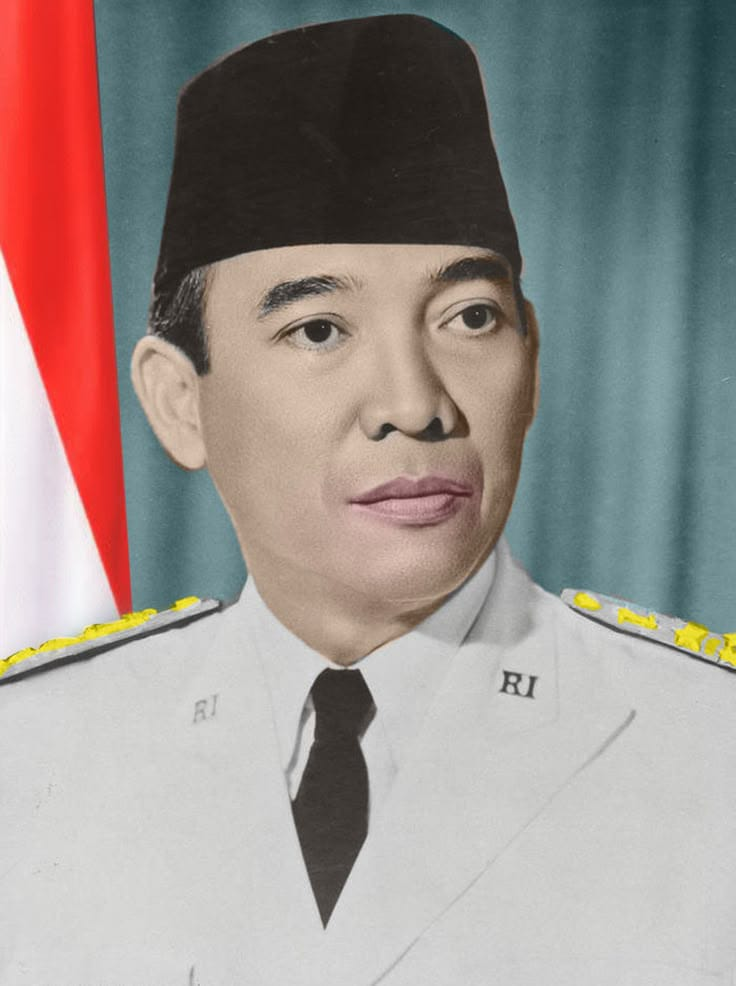
#> input picture Pengolahan Citra Digital/tugas-1/soekarno.jpeg, 736 x 986 px
$ jupyter execute pcd.ipynb
#> lines starting #> are read from the running program, lines starting #| are printed output that depends on the picture
# Praktikum Pengolahan Citra Digital

Operasi Grayscale, Image Addition, dan Image Subtraction menggunakan OpenCV

[cell 1]
import cv2 as cv
import numpy as np

## Membaca Gambar dan Konversi ke Grayscale

[cell 2]
img_soekarno = cv.imread("soekarno.jpeg")
#> img_soekarno is the input picture: shape (986, 736, 3); mean B, G, R 140.5, 144.2, 153.9
img_hatta = cv.imread("hatta.jpeg")
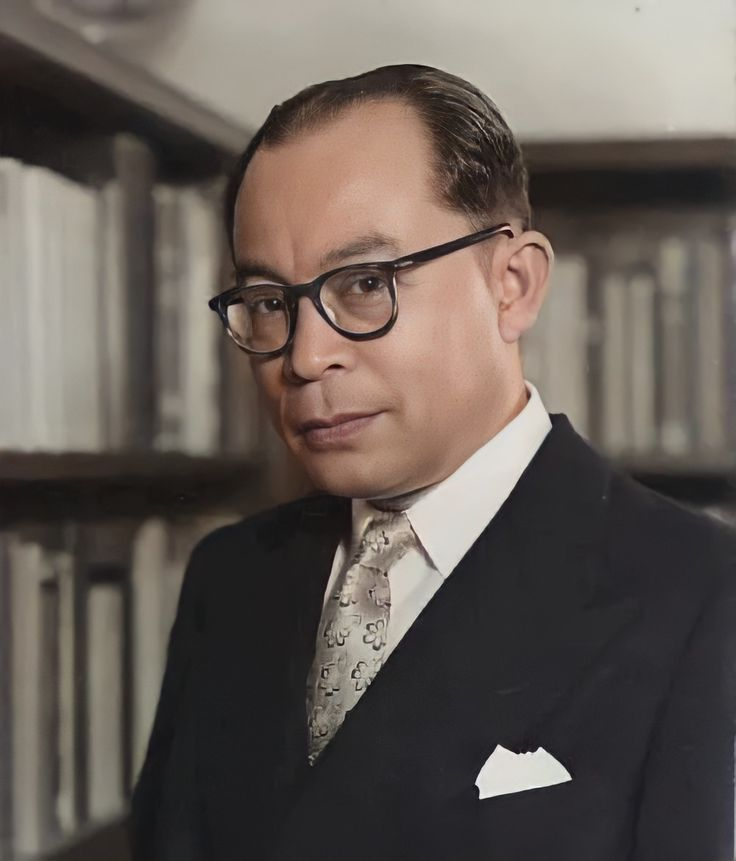
#> input picture Pengolahan Citra Digital/tugas-1/hatta.jpeg, 736 x 861 px
#> img_hatta is the input picture: shape (861, 736, 3); mean B, G, R 85.7, 91.9, 100.9

gray_soekarno = cv.cvtColor(img_soekarno, cv.COLOR_BGR2GRAY)
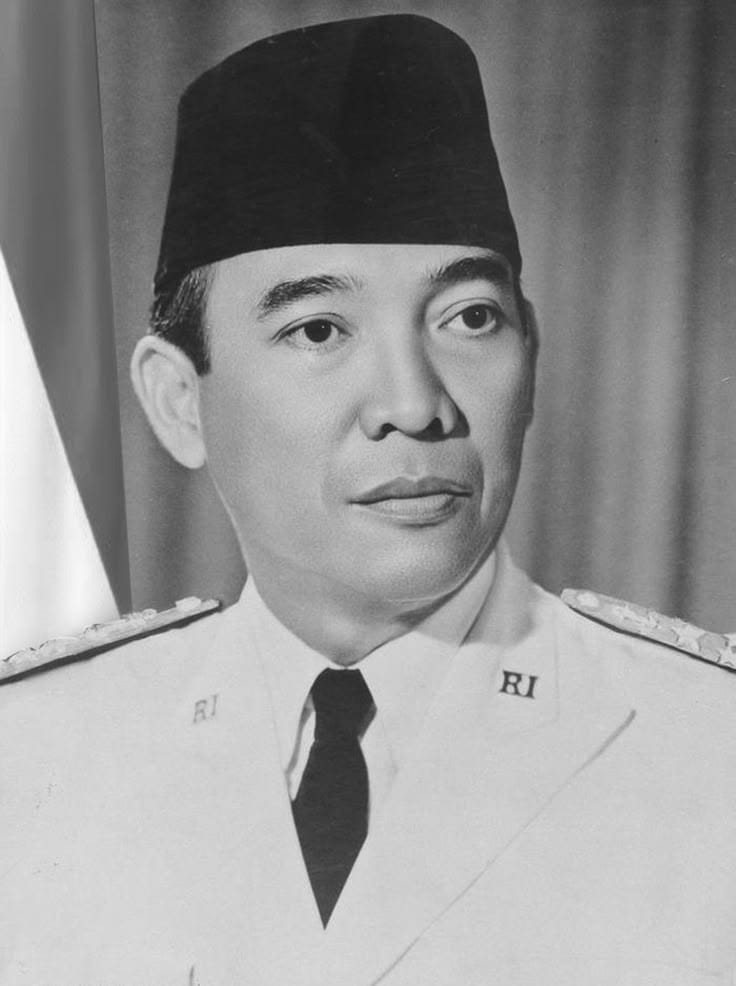
#> gray_soekarno: shape (986, 736); min 25, max 252, mean 146.8
gray_hatta = cv.cvtColor(img_hatta, cv.COLOR_BGR2GRAY)
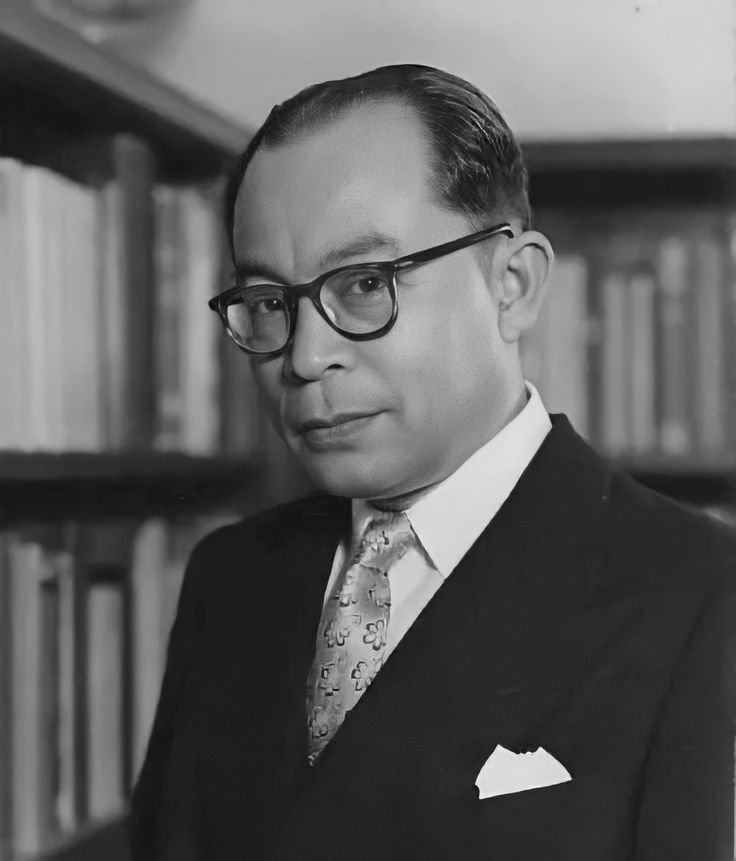
#> gray_hatta: shape (861, 736); min 2, max 252, mean 93.9

## Menyesuaikan Ukuran Gambar

[cell 3]
h1, w1 = gray_soekarno.shape
#> h1 = 986; w1 = 736
h2, w2 = gray_hatta.shape
#> h2 = 861; w2 = 736

min_h = min(h1, h2)
#> min_h = 861
min_w = min(w1, w2)
#> min_w = 736

gray_soekarno = gray_soekarno[0:min_h, 0:min_w]
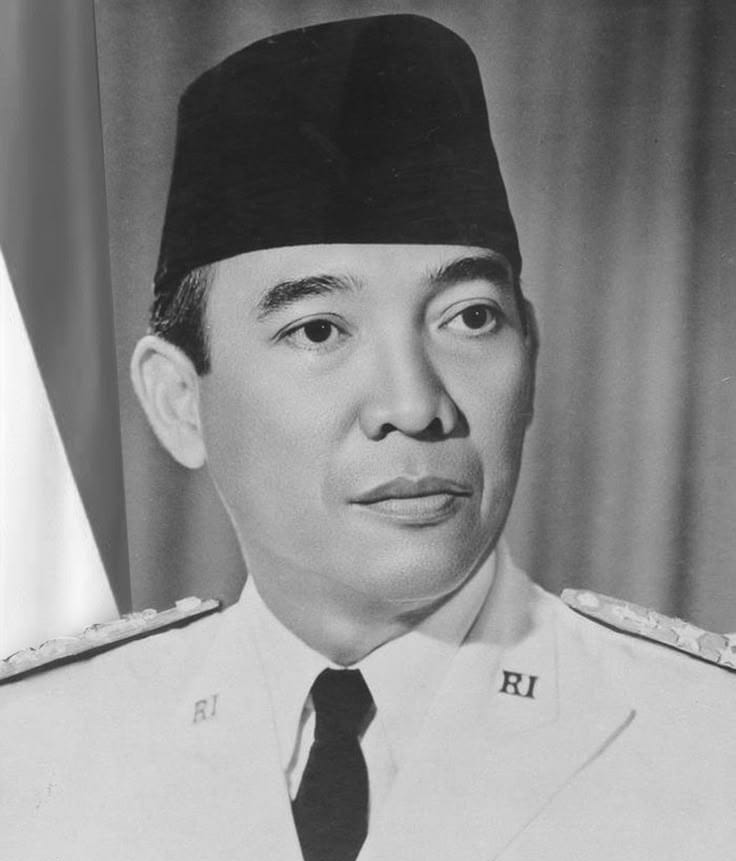
#> gray_soekarno: shape (861, 736); min 25, max 252, mean 138.1
gray_hatta = gray_hatta[0:min_h, 0:min_w]

## Image Addition dan Image Subtraction

[cell 4]
image_addition = cv.add(gray_soekarno, gray_hatta)
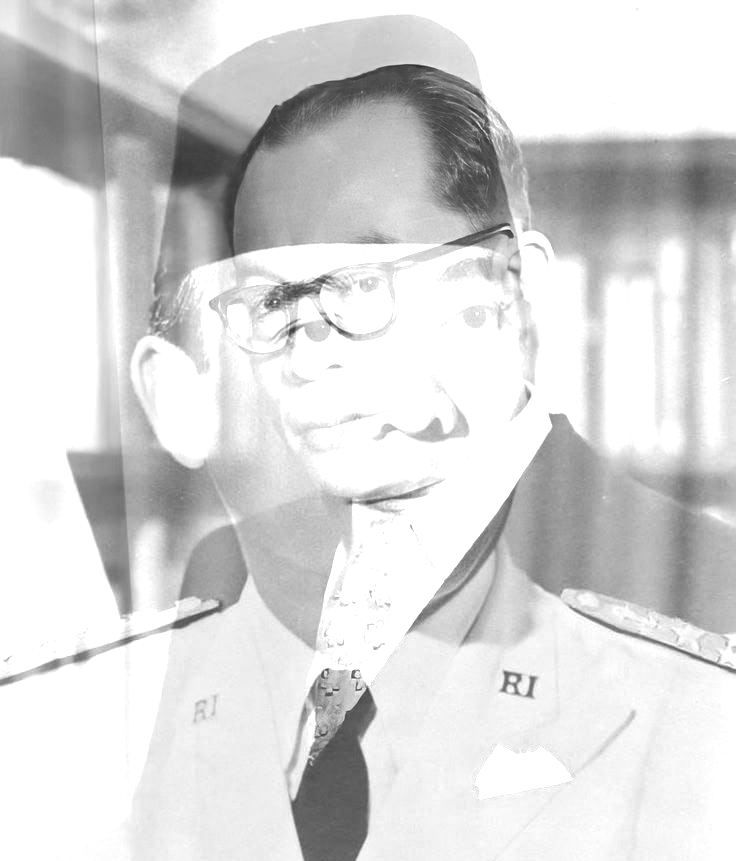
#> image_addition: shape (861, 736); min 41, max 255, mean 216.1
image_subtraction = cv.subtract(gray_soekarno, gray_hatta)
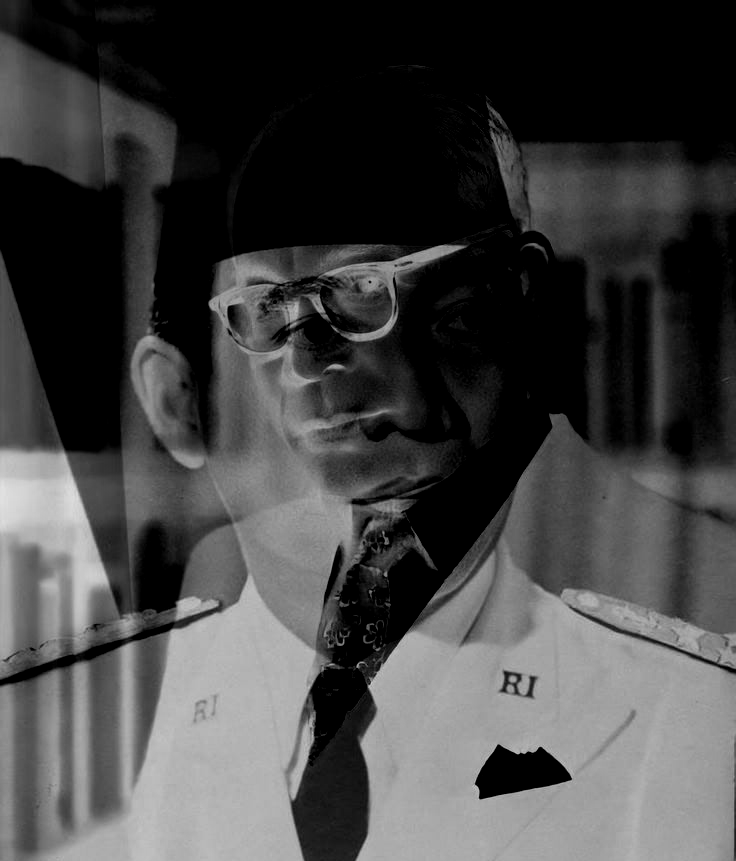
#> image_subtraction: shape (861, 736); min 0, max 227, mean 67.6
